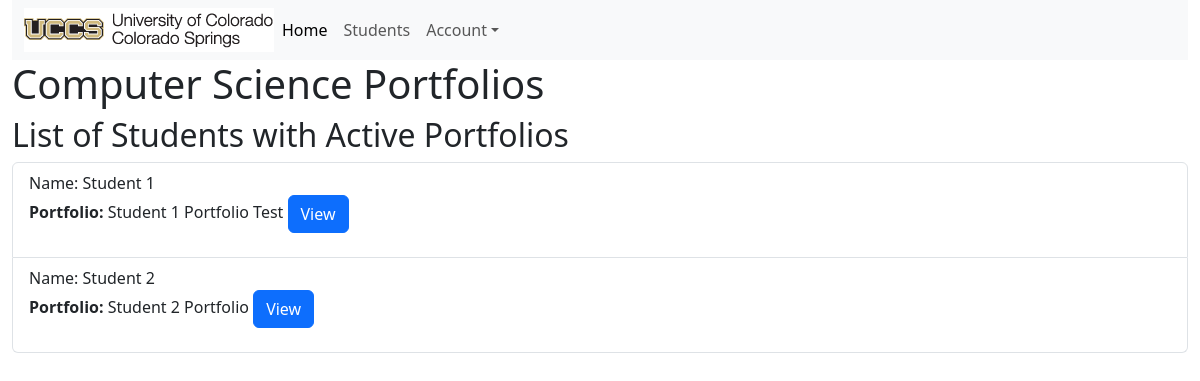
The page / on the database its author committed.
### portfolio_app/models.py (models this page shows, shortened)
class Student(models.Model):
    MAJOR = (
        ('CSCI-PhD', 'PhD in Computer Science'),
        ('CSCI-BS', 'BS in Computer Science'),
        ('CPEN-BS', 'BS in Computer Engineering'),
        ('BIGD-BI', 'BI in Game Design and Development'),
        ('BICS-BI', 'BI in Computer Science'),
        ('BISC-BI', 'BI in Computer Security'),
        ('CSCI-BA', 'BA in Computer Science'),
        ('DASE-BS', 'BS in Data Analytics and Systems Engineering')
    )
    name = models.CharField(max_length=200)
    email = models.CharField("UCCS Email", max_length=200)
    major = models.CharField(max_length=200, choices= MAJOR)
    portfolio = models.OneToOneField(Portfolio, on_delete=models.CASCADE, unique=True, default=None)
    def __str__(self):
        return self.name

class Portfolio(models.Model):
    title = models.CharField(max_length=200)
    contact_email = models.CharField(max_length=200)
    is_active = models.BooleanField(default=False)
    about = models.TextField(blank=True)
    def get_absolute_url(self):
        return reverse('portfolio-detail', args=[str(self.id)])

### portfolio_app/views.py (the view)
# urls.py: path('', views.index, name='index'),
def index(request):
    student_active_portfolios = Student.objects.select_related('portfolio').all().filter(portfolio__is_active=True)
    print("active portfolio query set", student_active_portfolios)
    return render( request, 'portfolio_app/index.html', {'student_active_portfolios':student_active_portfolios})

### portfolio_app/templates/portfolio_app/index.html (shortened to what this page needs)
{% extends "portfolio_app/base_template.html" %}
{% block content %}
<h1>Computer Science Portfolios</h1>
<h2>List of Students with Active Portfolios</h2>
<ul class="list-group">
{% for i in student_active_portfolios %}
<li class="list-group-item">Name: {{i.name}}
<p><strong>Portfolio: </strong>{{ i.portfolio.title }}
<a class="btn btn-primary" href="{{ i.portfolio.get_absolute_url }}" role="button">View</a>
</li>
{% endfor %}
</ul>
{% endblock %}

### rows shown on the page
Student: name "Student 1", portfolio "Student 1 Portfolio Test"
Student: name "Student 2", portfolio "Student 2 Portfolio"
